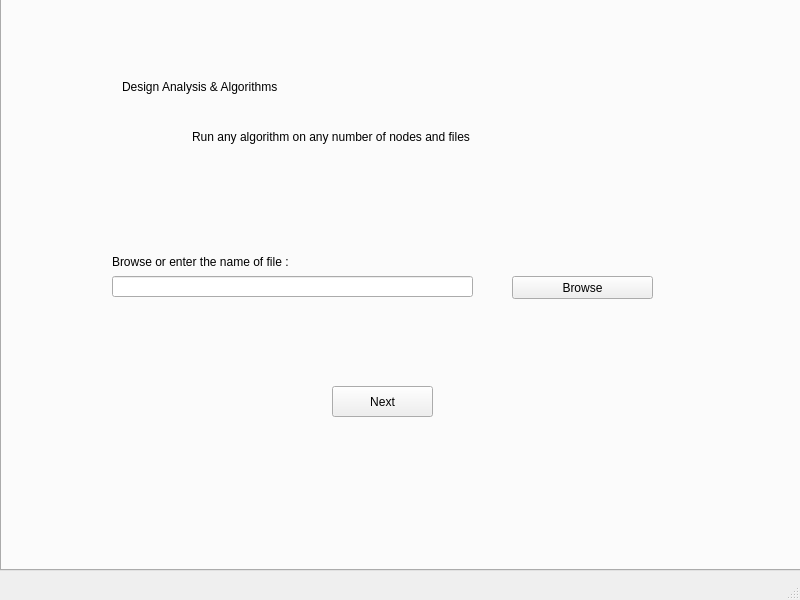
<?xml version="1.0" encoding="UTF-8"?>
<ui version="4.0">
 <class>Algorithms</class>
 <widget class="QMainWindow" name="Algorithms">
  <property name="geometry">
   <rect>
    <x>0</x>
    <y>0</y>
    <width>800</width>
    <height>600</height>
   </rect>
  </property>
  <property name="windowTitle">
   <string>Algorithms &amp; Designs</string>
  </property>
  <widget class="QWidget" name="centralwidget">
   <widget class="QTabWidget" name="tabWidget">
    <property name="geometry">
     <rect>
      <x>0</x>
      <y>-30</y>
      <width>801</width>
      <height>601</height>
     </rect>
    </property>
    <property name="currentIndex">
     <number>0</number>
    </property>
    <widget class="QWidget" name="BrowseFile">
     <attribute name="title">
      <string>Browse File</string>
     </attribute>
     <widget class="QLabel" name="label">
      <property name="geometry">
       <rect>
        <x>120</x>
        <y>60</y>
        <width>551</width>
        <height>61</height>
       </rect>
      </property>
      <property name="styleSheet">
       <string notr="true">font: italic 36pt &quot;Monotype Corsiva&quot;;</string>
      </property>
      <property name="text">
       <string>Design Analysis &amp; Algorithms</string>
      </property>
     </widget>
     <widget class="QLabel" name="label_2">
      <property name="geometry">
       <rect>
        <x>190</x>
        <y>120</y>
        <width>381</width>
        <height>41</height>
       </rect>
      </property>
      <property name="layoutDirection">
       <enum>Qt::LeftToRight</enum>
      </property>
      <property name="styleSheet">
       <string notr="true">font: 12pt &quot;MS Shell Dlg 2&quot;;</string>
      </property>
      <property name="text">
       <string>Run any algorithm on any number of nodes and files</string>
      </property>
     </widget>
     <widget class="QLineEdit" name="filename">
      <property name="geometry">
       <rect>
        <x>110</x>
        <y>280</y>
        <width>361</width>
        <height>21</height>
       </rect>
      </property>
     </widget>
     <widget class="QPushButton" name="browseFile">
      <property name="geometry">
       <rect>
        <x>510</x>
        <y>280</y>
        <width>141</width>
        <height>23</height>
       </rect>
      </property>
      <property name="text">
       <string>Browse</string>
      </property>
     </widget>
     <widget class="QLabel" name="label_3">
      <property name="geometry">
       <rect>
        <x>110</x>
        <y>250</y>
        <width>231</width>
        <height>31</height>
       </rect>
      </property>
      <property name="styleSheet">
       <string notr="true">font: 11pt &quot;MS Shell Dlg 2&quot;;</string>
      </property>
      <property name="text">
       <string>Browse or enter the name of file :</string>
      </property>
     </widget>
     <widget class="QPushButton" name="MovetoAlgo">
      <property name="geometry">
       <rect>
        <x>330</x>
        <y>390</y>
        <width>101</width>
        <height>31</height>
       </rect>
      </property>
      <property name="text">
       <string>Next</string>
      </property>
     </widget>
    </widget>
    <widget class="QWidget" name="ChooseAlgo">
     <attribute name="title">
      <string>Choose Algorithms</string>
     </attribute>
     <widget class="QLabel" name="label_4">
      <property name="geometry">
       <rect>
        <x>280</x>
        <y>260</y>
        <width>231</width>
        <height>31</height>
       </rect>
      </property>
      <property name="styleSheet">
       <string notr="true">font: 12pt &quot;MS Shell Dlg 2&quot;;</string>
      </property>
      <property name="text">
       <string>Press the Algorithms to generate the results</string>
      </property>
     </widget>
     <widget class="QLabel" name="label_5">
      <property name="geometry">
       <rect>
        <x>120</x>
        <y>60</y>
        <width>551</width>
        <height>61</height>
       </rect>
      </property>
      <property name="styleSheet">
       <string notr="true">font: italic 36pt &quot;Monotype Corsiva&quot;;</string>
      </property>
      <property name="text">
       <string>Design Analysis &amp; Algorithms</string>
      </property>
     </widget>
     <widget class="QLabel" name="label_6">
      <property name="geometry">
       <rect>
        <x>190</x>
        <y>120</y>
        <width>381</width>
        <height>41</height>
       </rect>
      </property>
      <property name="layoutDirection">
       <enum>Qt::LeftToRight</enum>
      </property>
      <property name="styleSheet">
       <string notr="true">font: 12pt &quot;MS Shell Dlg 2&quot;;</string>
      </property>
      <property name="text">
       <string>Run any algorithm on any number of nodes and files</string>
      </property>
     </widget>
     <widget class="QPushButton" name="Prims">
      <property name="geometry">
       <rect>
        <x>170</x>
        <y>300</y>
        <width>161</width>
        <height>61</height>
       </rect>
      </property>
      <property name="text">
       <string>Prim's Algorithm</string>
      </property>
     </widget>
     <widget class="QPushButton" name="Kruskal">
      <property name="geometry">
       <rect>
        <x>460</x>
        <y>300</y>
        <width>161</width>
        <height>61</height>
       </rect>
      </property>
      <property name="text">
       <string>Kruskal's Algorithm</string>
      </property>
     </widget>
     <widget class="QPushButton" name="Dijkstra">
      <property name="geometry">
       <rect>
        <x>170</x>
        <y>370</y>
        <width>161</width>
        <height>61</height>
       </rect>
      </property>
      <property name="text">
       <string>Dijkstra's Algorithm</string>
      </property>
     </widget>
     <widget class="QPushButton" name="Warshall">
      <property name="geometry">
       <rect>
        <x>170</x>
        <y>440</y>
        <width>161</width>
        <height>61</height>
       </rect>
      </property>
      <property name="text">
       <string>Floyd Warshall</string>
      </property>
     </widget>
     <widget class="QPushButton" name="Boruvka">
      <property name="geometry">
       <rect>
        <x>310</x>
        <y>510</y>
        <width>161</width>
        <height>61</height>
       </rect>
      </property>
      <property name="text">
       <string>Boruvka's Algorithm</string>
      </property>
     </widget>
     <widget class="QPushButton" name="Cluster">
      <property name="geometry">
       <rect>
        <x>460</x>
        <y>440</y>
        <width>161</width>
        <height>61</height>
       </rect>
      </property>
      <property name="text">
       <string>Clustering Coefficients</string>
      </property>
     </widget>
     <widget class="QPushButton" name="Bellman">
      <property name="geometry">
       <rect>
        <x>460</x>
        <y>370</y>
        <width>161</width>
        <height>61</height>
       </rect>
      </property>
      <property name="text">
       <string>Bellman Ford</string>
      </property>
     </widget>
     <widget class="QLabel" name="DirNode">
      <property name="geometry">
       <rect>
        <x>40</x>
        <y>180</y>
        <width>381</width>
        <height>21</height>
       </rect>
      </property>
      <property name="styleSheet">
       <string notr="true">font: 12pt &quot;MS Shell Dlg 2&quot;;</string>
      </property>
      <property name="text">
       <string>directed graph</string>
      </property>
     </widget>
     <widget class="QLabel" name="DirNode_2">
      <property name="geometry">
       <rect>
        <x>40</x>
        <y>210</y>
        <width>381</width>
        <height>21</height>
       </rect>
      </property>
      <property name="styleSheet">
       <string notr="true">font: 12pt &quot;MS Shell Dlg 2&quot;;</string>
      </property>
      <property name="text">
       <string>Undirected graph</string>
      </property>
     </widget>
    </widget>
    <widget class="QWidget" name="Result">
     <attribute name="title">
      <string>Result</string>
     </attribute>
     <widget class="QLabel" name="Resultimage">
      <property name="geometry">
       <rect>
        <x>300</x>
        <y>260</y>
        <width>401</width>
        <height>261</height>
       </rect>
      </property>
      <property name="text">
       <string>TextLabel</string>
      </property>
     </widget>
     <widget class="QLabel" name="label_7">
      <property name="geometry">
       <rect>
        <x>80</x>
        <y>400</y>
        <width>111</width>
        <height>31</height>
       </rect>
      </property>
      <property name="styleSheet">
       <string notr="true">font: 12pt &quot;MS Shell Dlg 2&quot;;
</string>
      </property>
      <property name="text">
       <string>Resulted Graph</string>
      </property>
     </widget>
     <widget class="QLabel" name="label_8">
      <property name="geometry">
       <rect>
        <x>430</x>
        <y>90</y>
        <width>111</width>
        <height>31</height>
       </rect>
      </property>
      <property name="styleSheet">
       <string notr="true">font: 12pt &quot;MS Shell Dlg 2&quot;;
</string>
      </property>
      <property name="text">
       <string>Graph from file</string>
      </property>
     </widget>
     <widget class="QLabel" name="Resultimage_2">
      <property name="geometry">
       <rect>
        <x>20</x>
        <y>20</y>
        <width>381</width>
        <height>211</height>
       </rect>
      </property>
      <property name="text">
       <string>TextLabel</string>
      </property>
     </widget>
    </widget>
   </widget>
  </widget>
  <widget class="QMenuBar" name="menubar">
   <property name="geometry">
    <rect>
     <x>0</x>
     <y>0</y>
     <width>800</width>
     <height>21</height>
    </rect>
   </property>
  </widget>
  <widget class="QStatusBar" name="statusbar"/>
 </widget>
 <resources/>
 <connections/>
</ui>
